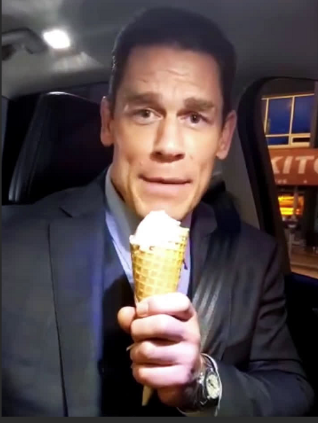
#> input picture image.png, 318 x 423 px, found by its file name
$ python active_contour_segmentation.py
#> lines starting #> are read from the running program, lines starting #| are printed output that depends on the picture
# Active Contour Segmentation
import numpy as np
import matplotlib.pyplot as plt
from skimage.color import rgb2gray
from skimage.filters import gaussian
from skimage.segmentation import active_contour
from PIL import Image

image = Image.open("image.png").convert("RGB")
image_array = np.array(image)
gray_image = rgb2gray(image)
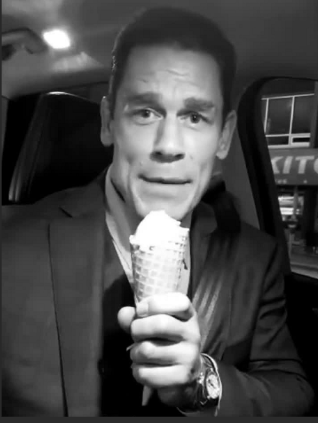
#> gray_image: shape (423, 318) float64; min 0, max 1, mean 0.288

# apply gaussian filter
gray_image_noiseless = gaussian(gray_image, 1)

# Localising the circle's center at 220, 110
x1 = 220 + 100*np.cos(np.linspace(0, 2*np.pi, 500))
x2 = 100 + 100*np.sin(np.linspace(0, 2*np.pi, 500))

# Generating a circle based on x1, x2
snake = np.array([x1, x2]).T

# Computing the Active Contour for the given image
image_snake = active_contour(gray_image_noiseless, snake)
#> image_snake = 500 pairs, first value 124.8 to 312, second value 7.18 to 193.1

fig = plt.figure(figsize=(10, 10))

ax = fig.add_subplot(111)
ax.imshow(gray_image_noiseless)

# Plotting the face boundary marker
ax.plot(image_snake[:, 0], image_snake[:, 1], '-b', lw=5)

ax.plot(snake[:, 0], snake[:, 1], '--r', lw=5)
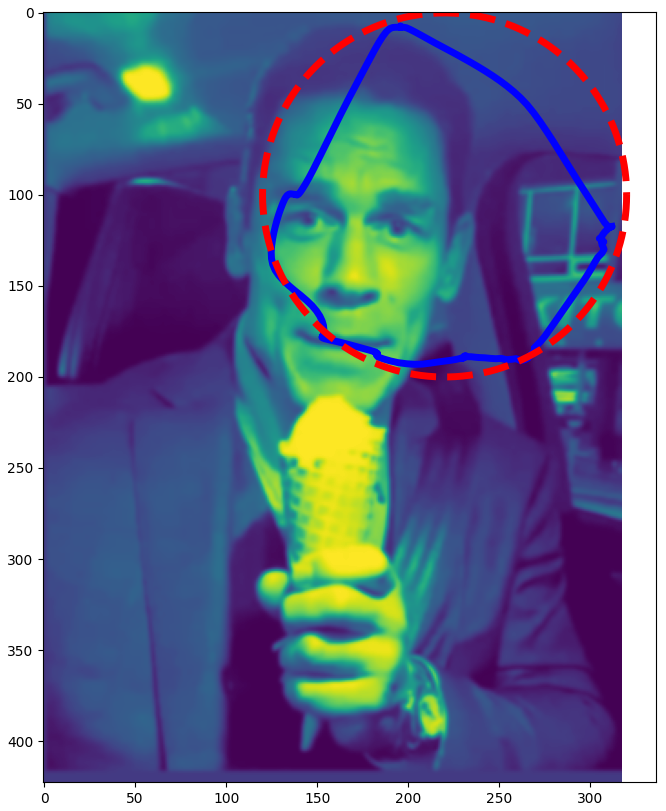
#> figure drawn by matplotlib, 1 panel
